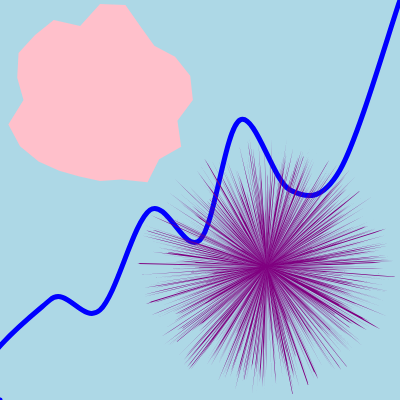
Frame 1 (no input)
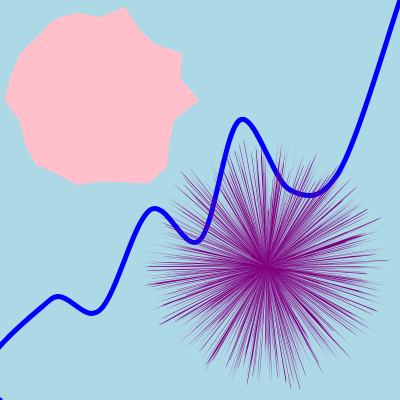
Frame 2 (the mouse pressed at the canvas centre, redrawn once)

The p5.js sketch that drew these frames (run headless with seeded random() and noise() and a simulated clock; the mouse was pressed at the canvas centre and the sketch redrawn once):

// p5.js sketch
// ── sketch.js
const sketchHeight = 400;
const sketchWidth = 400;

function preload(){
  // preload assets

}


function setup() {
 //createCanvas(400, 400);
 createCanvas(sketchWidth, sketchHeight);
}

function draw() {
  background('lightblue');
  noFill();
  stroke('blue');
  strokeWeight(5)
  beginShape();
  curveVertex(400,00);
  curveVertex(400,0);
  curveVertex(340,170);
  curveVertex(290,190);
  curveVertex(240,120);
  curveVertex(200,240);
  curveVertex(150,210);
  curveVertex(100,310);
  curveVertex(50,300);
  curveVertex(00,400);
  curveVertex(400,400);
  endShape();


  //background(255);
  fill('pink')
  strokeWeight(0)
  beginShape();
  for(let angle = 0; angle < 360; angle += 15) {
    const radius = random(75, 100);
    const x = radius * cos(Math.PI / 180 * angle);
    const y = radius * sin(Math.PI / 180 * angle);
    vertex(x + sketchWidth / 4, y + sketchHeight / 4);
  }
  endShape(CLOSE);
  noLoop();

  fill('purple')
  strokeWeight(0)
  beginShape();
  for(let angle = 0; angle < 360; angle += 0.2) {
    const radius = random(1, 130);
    const x = radius * cos(Math.PI / 180 * angle);
    const y = radius * sin(Math.PI / 180 * angle);
    vertex(x + sketchWidth / 1.5, y + sketchHeight / 1.5);
  }
  endShape(CLOSE);
  noLoop();

}
